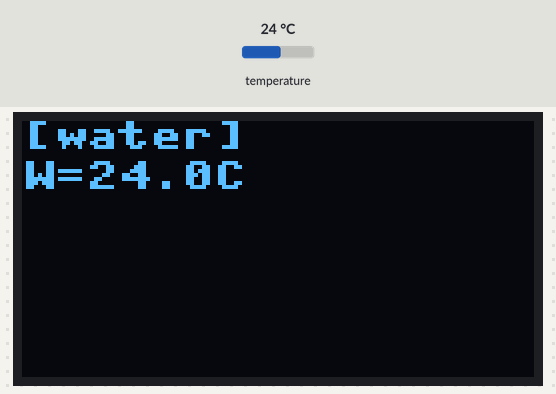
Bench run of a program on a simulated MicroPython board. Shown: 128×64 one-colour display. The test bench sets the inputs (shaded band); at power-on: temperature 24 °C. Library files of the repository ran but are not shown: ssd1306.py; what the program prints to the serial console is not drawn.

Above: at 1.2 s.
1.3 s: temperature set to 12 °C
At 3.2 s:
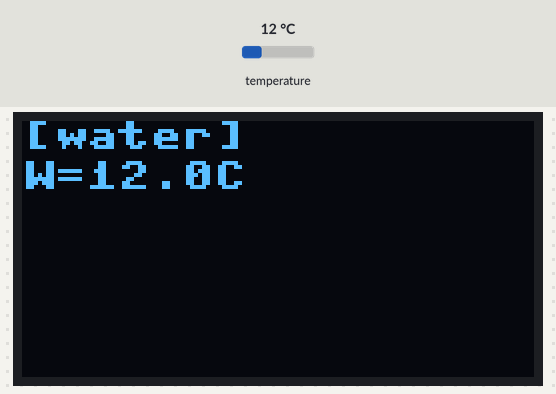
4.4 s: temperature set to 19 °C
7.5 s: temperature set to 28 °C
At 9.5 s:
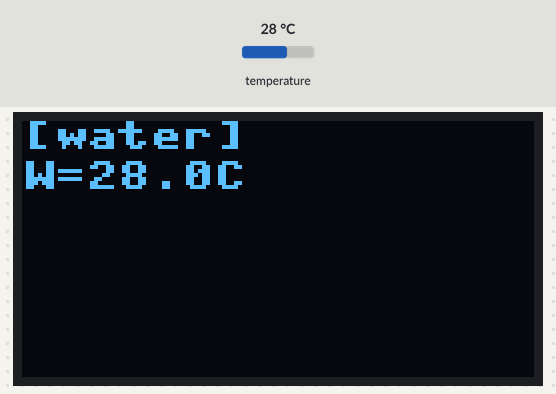
Timing chart, 0 to 11.0 s (numbered marks = the images above; inputs shaded):
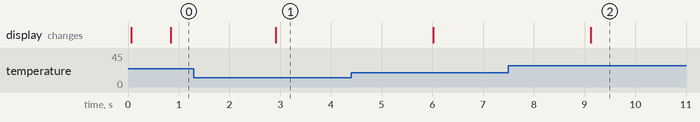

Measured:
- after the input at 1.3 s, the display: changes after 1.6 s (image 1)
- after the input at 7.5 s, the display: changes after 1.6 s (image 2)

The program:

main.py
```python
import machine, time
import ssd1306, ds18x20, onewire

ENABLE_OLED = True

def main():
  while True:
    show()
    time.sleep_ms(250)

def show():
  wtemp = read_ds18(750)            # water temperature

  print("W=" + wtemp)

  if ENABLE_OLED == True:
    oled.fill(0)
    oled.text("[water]", 0, 0)
    oled.text("W=" + wtemp,  0, 10)                     # water temperature
    oled.show()

def read_ds18(t):
  ds18.convert_temp()
  time.sleep_ms(t)

  wtemp = ds18.read_temp(rom)

  return ("{:3.1f}C".format(wtemp))

if __name__ == "__main__":

  ow = onewire.OneWire(machine.Pin(16))
  ds18 = ds18x20.DS18X20(ow)

  rom  = None
  roms = ds18.scan()
  for rom in roms:
    print('Found DS devices: ', rom)
    break

  if ENABLE_OLED == True:
    i2c = machine.I2C(scl=machine.Pin(4), sda=machine.Pin(5))
    oled = ssd1306.SSD1306_I2C(width=128, height=64, i2c=i2c)

  main()
```
